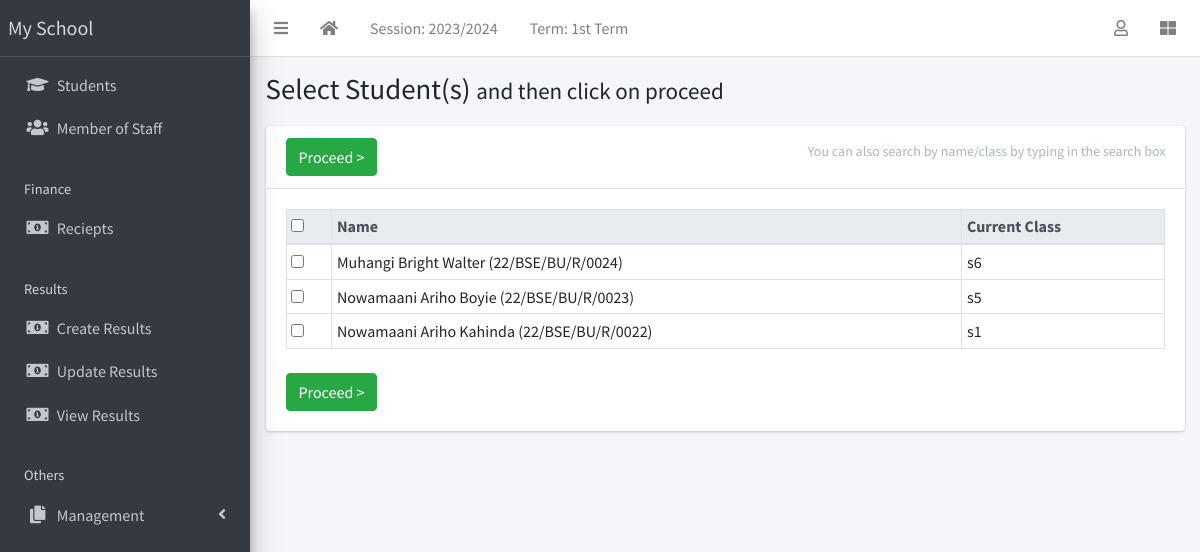
The page /result/create/ (signed in) on the database its author committed.
### apps/corecode/models.py (models this page shows, shortened)
class AcademicSession(models.Model):
    name = models.CharField(max_length=200, unique=True)
    current = models.BooleanField(default=True)
    class Meta:
        ordering = ["-name"]

class AcademicTerm(models.Model):
    name = models.CharField(max_length=20, unique=True)
    current = models.BooleanField(default=True)
    class Meta:
        ordering = ["name"]

class SiteConfig(models.Model):
    key = models.SlugField()
    value = models.CharField(max_length=200)

class StudentClass(models.Model):
    name = models.CharField(max_length=200, unique=True)
    class Meta:
        verbose_name = "Class"
        verbose_name_plural = "Classes"
        ordering = ["name"]
    def __str__(self):
        return self.name

### apps/students/models.py (models this page shows, shortened)
class Student(models.Model):
    STATUS_CHOICES = [("active", "Active"), ("inactive", "Inactive")]
    GENDER_CHOICES = [("male", "Male"), ("female", "Female")]
    current_status = models.CharField(
        max_length=10, choices=STATUS_CHOICES, default="active"
    )
    registration_number = models.CharField(max_length=200, unique=True)
    surname = models.CharField(max_length=200)
    firstname = models.CharField(max_length=200)
    other_name = models.CharField(max_length=200, blank=True)
    gender = models.CharField(max_length=10, choices=GENDER_CHOICES, default="male")
    date_of_birth = models.DateField(default=timezone.now)
    current_class = models.ForeignKey(
        StudentClass, on_delete=models.SET_NULL, blank=True, null=True
    )
    date_of_admission = models.DateField(default=timezone.now)
    mobile_num_regex = RegexValidator(
        regex="^[0-9]{10,15}$", message="Entered mobile number isn't in a right format!"
    )
    parent_mobile_number = models.CharField(
        validators=[mobile_num_regex], max_length=13, blank=True
    )
    address = models.TextField(blank=True)
    others = models.TextField(blank=True)
    passport = models.ImageField(blank=True, upload_to="students/passports/")
    class Meta:
        ordering = ["surname", "firstname", "other_name"]
    def __str__(self):
        return f"{self.surname} {self.firstname} {self.other_name} ({self.registration_number})"

### apps/result/views.py (the view, shortened to what this page needs)
# urls.py: path("create/", create_result, name="create-result"),
@login_required
def create_result(request):
    students = Student.objects.all()
    return render(request, "result/create_result.html", {"students": students})

### apps/corecode/context_processors.py (called while the page is built)
def site_defaults(request):
    current_session = AcademicSession.objects.get(current=True)
    current_term = AcademicTerm.objects.get(current=True)
    vals = SiteConfig.objects.all()
    contexts = {
        "current_session": current_session.name,
        "current_term": current_term.name,
    }
    for val in vals:
        contexts[val.key] = val.value
    return contexts

### apps/result/templates/result/create_result.html (shortened to what this page needs)
{% extends 'base.html' %}
{% block title %}
  Select Student(s) <span class="small">and then click on proceed</span>
{% endblock title %}
{% block content-header %}
  <form method="POST">
  <div class="card-header">
    <h3 class="card-title">
      <input type="submit" class="btn btn-success" value="Proceed >">
    </h3>
    <div class="card-tools">
      <p class="small btn btn-tool">You can also search by name/class by typing in the search box</p>
    </div>
  </div>
{% endblock content-header %}
{% block content %}
  <table id="studenttable" class="table table-sm table-bordered" data-page-length='100'>
    <thead class="thead-light">
      <tr>
        <th><input type="checkbox" id="selecter"></th>
        <th>Name</th>
        <th>Current Class</th>
      </tr>
    </thead>
    <tbody>
      {% for student in students %}
        <tr>
          <td><input type="checkbox" id="{{ student.id }}" name="students" value="{{ student.id}}"></td>
          <td>{{student}} </td>
          <td>{{student.current_class}}</td>
        </tr>
      {% endfor %}
    </tbody>
  </table>
  <input type="submit" class="btn btn-success mt-2" value="Proceed >">
</form>
{% endblock content %}

### templates/base.html (shortened to what this page needs)
{% load static %}
<!DOCTYPE html>
<html lang="en">
<head>
  <link rel="stylesheet" href="{% static 'plugins/fontawesome-free/css/all.min.css' %}">
  <link rel="stylesheet" href="{% static 'plugins/toastr/toastr.min.css' %}">
  <link rel="stylesheet"
    href="{% static 'plugins/overlayScrollbars/css/OverlayScrollbars.min.css' %}">
  <link rel="stylesheet" href="{% static 'plugins/Datatables/datatables.min.css' %}" />
  <link rel="stylesheet" href="{% static 'dist/css/adminlte.min.css' %}">
</head>
<body
  class="hold-transition sidebar-mini layout-fixed layout-navbar-fixed layout-footer-fixed">
  <div class="wrapper">
    <nav class="main-header navbar navbar-expand navbar-white navbar-light">
      <ul class="navbar-nav">
        <li class="nav-item">
          <a class="nav-link" data-widget="pushmenu" href="#" role="button"><i
              class="fas fa-bars"></i></a>
        </li>
        <li class="nav-item d-none d-sm-inline-block">
          <a href="{% url 'home' %} " class="nav-link"><i class="fa fa-home"></i></a>
        </li>
        <li class="nav-item d-none d-sm-inline-block">
          <a href="{% url 'current-session' %}" class="nav-link">Session: {{ current_session }}</a>
        </li>
        <li class="nav-item d-none d-sm-inline-block">
          <a href="{% url 'current-session' %}" class="nav-link">Term: {{ current_term }}</a>
        </li>
      </ul>
      <ul class="navbar-nav ml-auto">
        <li class="nav-item dropdown">
          <a class="nav-link" data-toggle="dropdown" href="#">
            <i class="far fa-user"></i>
          </a>
        </li>
        <li class="nav-item">
          <a class="nav-link" data-widget="control-sidebar" data-slide="true"
            href="#" role="button"><i class="fas fa-th-large"></i></a>
        </li>
      </ul>
    </nav>
    <aside class="main-sidebar sidebar-dark-primary elevation-4">
      <a href="{% url 'home' %}" class="brand-link">{{ school_name | default:"MySchool" }}</a>
      <div class="sidebar">
        <nav class="mt-2">
          <ul class="nav nav-pills nav-sidebar flex-column"
            data-widget="treeview" role="menu" data-accordion="false">
            <li class="nav-item">
              <a href="{% url 'student-list' %}" class="nav-link">
                <i class="nav-icon fas fa-graduation-cap"></i>
                <p>
                  Students
                </p>
              </a>
            </li>
            <li class="nav-item">
              <a href="{% url 'staff-list' %}" class="nav-link">
                <i class="nav-icon fas fa-users"></i>
                <p>
                  Member of Staff
                </p>
              </a>
            </li>
            <li class="nav-header">Finance</li>
            <li class="nav-item">
              <a href="{% url 'invoice-list' %}" class="nav-link">
                <i class="nav-icon fas fa-money-bill-alt"></i>
                <p>
                  Reciepts
                </p>
              </a>
            </li>
            <li class="nav-header">Results</li>
            <li class="nav-item">
              <a href="{% url 'create-result' %}" class="nav-link">
                <i class="nav-icon fas fa-money-bill-alt"></i>
                <p>
                  Create Results
                </p>
              </a>
            </li>
            <li class="nav-item">
              <a href="{% url 'edit-results' %}" class="nav-link">
                <i class="nav-icon fas fa-money-bill-alt"></i>
                <p>
                  Update Results
                </p>
              </a>
            </li>
            <li class="nav-item">
              <a href="{% url 'view-results' %}" class="nav-link">
                <i class="nav-icon fas fa-money-bill-alt"></i>
                <p>
                  View Results
                </p>
              </a>
            </li>
            <li class="nav-header">Others</li>
            <li class="nav-item has-treeview">
              <a href="#" class="nav-link">
                <i class="nav-icon fas fa-copy"></i>
                <p>
                  Management
                  <i class="fas fa-angle-left right"></i>
                </p>
              </a>
            </li>
          </ul>
        </nav>
      </div>
    </aside>
    <div class="content-wrapper">
      <section class="content-header">
        <div class="container-fluid">
          <div class="row mb-1">
            <div class="col-sm-8">
              <h1>{% block title %}{% endblock title %}</h1>
            </div>
            <div class="col-sm-4">
            </div>
          </div>
        </div>
      </section>
      <section class="content">
        <div class="container-fluid">
          <div class="row">
            <div class="col-md-12">
              {% block fullcard %}
              <div class="card">
                {% block content-header %}{% endblock content-header %}
                <div class="card-body">
                  <div class="row">
                    <div class="col">
                      {% block content %}
                      {% endblock content %}
                    </div>
                  </div>
                </div>
              </div>
              {% endblock fullcard %}
            </div>
          </div>
</body>
</html>

### rows shown on the page
AcademicSession: name "2023/2024"
AcademicTerm: name "1st Term"
SiteConfig: value "My School"
Student: surname+firstname+other_name "Muhangi Bright Walter (22/BSE/BU/R/0024)", current_class "s6"
Student: surname+firstname+other_name "Nowamaani Ariho Boyie (22/BSE/BU/R/0023)", current_class "s5"
Student: surname+firstname+other_name "Nowamaani Ariho Kahinda (22/BSE/BU/R/0022)", current_class "s1"
